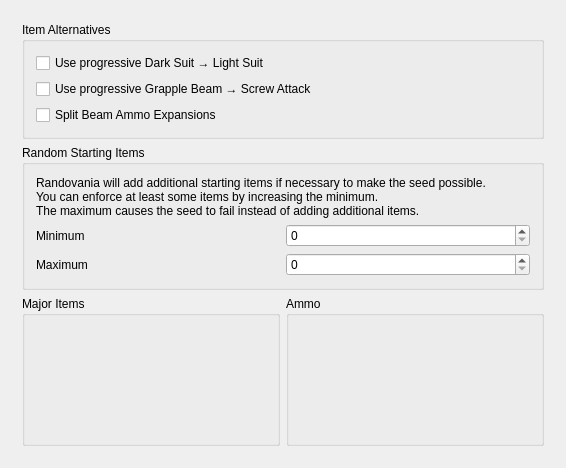
<?xml version="1.0" encoding="UTF-8"?>
<ui version="4.0">
 <class>MainRules</class>
 <widget class="QMainWindow" name="MainRules">
  <property name="geometry">
   <rect>
    <x>0</x>
    <y>0</y>
    <width>566</width>
    <height>468</height>
   </rect>
  </property>
  <property name="maximumSize">
   <size>
    <width>16777215</width>
    <height>16777215</height>
   </size>
  </property>
  <property name="windowTitle">
   <string>Randovania</string>
  </property>
  <widget class="QWidget" name="centralWidget">
   <property name="maximumSize">
    <size>
     <width>16777215</width>
     <height>16777215</height>
    </size>
   </property>
   <layout class="QVBoxLayout" name="verticalLayout">
    <item>
     <widget class="QScrollArea" name="scroll_area">
      <property name="frameShape">
       <enum>QFrame::NoFrame</enum>
      </property>
      <property name="frameShadow">
       <enum>QFrame::Plain</enum>
      </property>
      <property name="lineWidth">
       <number>0</number>
      </property>
      <property name="widgetResizable">
       <bool>true</bool>
      </property>
      <property name="alignment">
       <set>Qt::AlignLeading|Qt::AlignLeft|Qt::AlignTop</set>
      </property>
      <widget class="QWidget" name="scroll_area_contents">
       <property name="geometry">
        <rect>
         <x>0</x>
         <y>0</y>
         <width>548</width>
         <height>450</height>
        </rect>
       </property>
       <layout class="QGridLayout" name="gridLayout">
        <item row="0" column="0" colspan="2">
         <widget class="QGroupBox" name="item_alternative_box">
          <property name="sizePolicy">
           <sizepolicy hsizetype="Preferred" vsizetype="Fixed">
            <horstretch>0</horstretch>
            <verstretch>0</verstretch>
           </sizepolicy>
          </property>
          <property name="title">
           <string>Item Alternatives</string>
          </property>
          <layout class="QVBoxLayout" name="verticalLayout_3">
           <item>
            <widget class="QCheckBox" name="progressive_suit_check">
             <property name="toolTip">
              <string>&lt;html&gt;&lt;head/&gt;&lt;body&gt;&lt;p&gt;Instead of there being a Dark Suit and a Light Suit pickups, there will instead be two Progressive Suit pickups.&lt;/p&gt;&lt;p&gt;Picking the first one gives you Dark Suit, while the second one gives Light Suit. This ensures you always get Dark Suit before.&lt;/p&gt;&lt;/body&gt;&lt;/html&gt;</string>
             </property>
             <property name="text">
              <string>Use progressive Dark Suit → Light Suit</string>
             </property>
            </widget>
           </item>
           <item>
            <widget class="QCheckBox" name="progressive_grapple_check">
             <property name="toolTip">
              <string>&lt;html&gt;&lt;head/&gt;&lt;body&gt;&lt;p&gt;This groups Grapple Beam and Screw Attack into a progressive item pair: the first one always gives Grapple Beam, with the second one always being Screw Attack.&lt;/p&gt;&lt;p&gt;Warning: the model for this item pair will always be Grapple Beam.&lt;/p&gt;&lt;/body&gt;&lt;/html&gt;</string>
             </property>
             <property name="text">
              <string>Use progressive Grapple Beam → Screw Attack</string>
             </property>
            </widget>
           </item>
           <item>
            <widget class="QCheckBox" name="split_ammo_check">
             <property name="toolTip">
              <string>&lt;html&gt;&lt;head/&gt;&lt;body&gt;&lt;p&gt;Splits the Beam Ammo Expansion pickups into two different pickups: Light Ammo Expansion and Dark Ammo Expansion.&lt;/p&gt;&lt;/body&gt;&lt;/html&gt;</string>
             </property>
             <property name="text">
              <string>Split Beam Ammo Expansions</string>
             </property>
            </widget>
           </item>
          </layout>
         </widget>
        </item>
        <item row="2" column="1" rowspan="2">
         <widget class="QGroupBox" name="ammo_box">
          <property name="sizePolicy">
           <sizepolicy hsizetype="Preferred" vsizetype="Expanding">
            <horstretch>0</horstretch>
            <verstretch>0</verstretch>
           </sizepolicy>
          </property>
          <property name="title">
           <string>Ammo</string>
          </property>
          <property name="alignment">
           <set>Qt::AlignLeading|Qt::AlignLeft|Qt::AlignTop</set>
          </property>
          <layout class="QVBoxLayout" name="ammo_layout">
           <property name="sizeConstraint">
            <enum>QLayout::SetMinimumSize</enum>
           </property>
          </layout>
         </widget>
        </item>
        <item row="2" column="0" rowspan="2">
         <widget class="QGroupBox" name="major_items_box">
          <property name="sizePolicy">
           <sizepolicy hsizetype="Preferred" vsizetype="Expanding">
            <horstretch>0</horstretch>
            <verstretch>0</verstretch>
           </sizepolicy>
          </property>
          <property name="title">
           <string>Major Items</string>
          </property>
          <property name="alignment">
           <set>Qt::AlignLeading|Qt::AlignLeft|Qt::AlignTop</set>
          </property>
          <layout class="QGridLayout" name="major_items_layout">
           <property name="sizeConstraint">
            <enum>QLayout::SetMinimumSize</enum>
           </property>
          </layout>
         </widget>
        </item>
        <item row="1" column="0" colspan="2">
         <widget class="QGroupBox" name="random_starting_box">
          <property name="title">
           <string>Random Starting Items</string>
          </property>
          <layout class="QGridLayout" name="gridLayout_2">
           <item row="1" column="0">
            <widget class="QLabel" name="minimum_starting_label">
             <property name="text">
              <string>Minimum</string>
             </property>
             <property name="alignment">
              <set>Qt::AlignLeading|Qt::AlignLeft|Qt::AlignVCenter</set>
             </property>
            </widget>
           </item>
           <item row="2" column="0">
            <widget class="QLabel" name="maximum_starting_label">
             <property name="text">
              <string>Maximum</string>
             </property>
            </widget>
           </item>
           <item row="0" column="0" colspan="2">
            <widget class="QLabel" name="random_starting_label">
             <property name="text">
              <string>&lt;html&gt;&lt;head/&gt;&lt;body&gt;&lt;p&gt;Randovania will add additional starting items if necessary to make the seed possible.&lt;br/&gt;You can enforce at least some items by increasing the minimum.&lt;br/&gt;The maximum causes the seed to fail instead of adding additional items.&lt;/p&gt;&lt;/body&gt;&lt;/html&gt;</string>
             </property>
             <property name="wordWrap">
              <bool>true</bool>
             </property>
            </widget>
           </item>
           <item row="1" column="1">
            <widget class="QSpinBox" name="minimum_starting_spinbox">
             <property name="maximum">
              <number>30</number>
             </property>
            </widget>
           </item>
           <item row="2" column="1">
            <widget class="QSpinBox" name="maximum_starting_spinbox">
             <property name="maximum">
              <number>30</number>
             </property>
            </widget>
           </item>
          </layout>
         </widget>
        </item>
       </layout>
      </widget>
     </widget>
    </item>
   </layout>
  </widget>
 </widget>
 <layoutdefault spacing="6" margin="11"/>
 <resources/>
 <connections/>
</ui>
